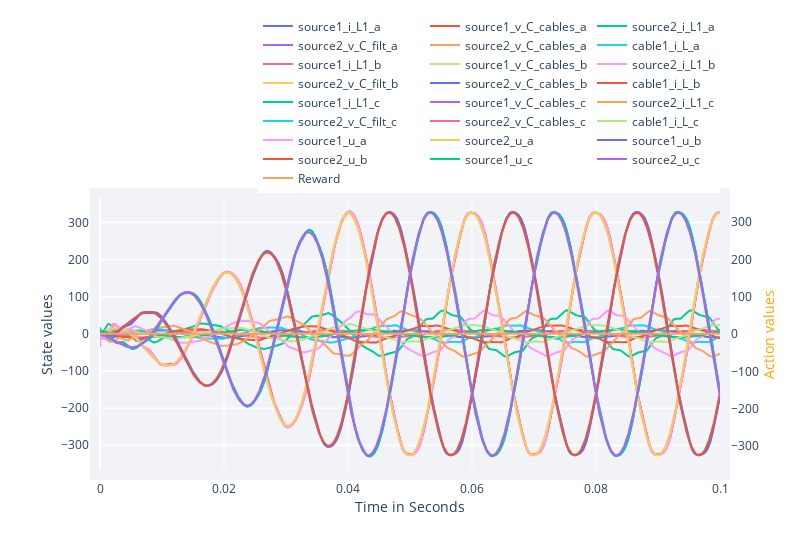

Notebook code for this chart:
### Markdown cell above
In the output the two different rewards for `classic` and `my_ddpg` can be identified.
Shown is the accumulated reward per episode. Since the `classic` gets `r = 1` per step, this reward correlates with the length of the episode while the reward for the `my_ddpg` agent is depending on the above described reward function.
After the training, the `Simulate()` function is used to run a test episode without action noise and the all states and actions are plotted:

### Code cell
hook = DataHook(collect_state_ids = env.state_ids,
                collect_action_ids = env.action_ids)

hook = Simulate(controllers, env, hook=hook)


RenderHookResults(hook = hook,
                    states_to_plot  = env.state_ids,
                    actions_to_plot = env.action_ids,
                    plot_reward=true)

### Figure 1 — Plotly figure (JSON) as saved in the notebook; plotly's stock layout.template omitted (floating-point values rounded to 4 significant figures; data arrays with more than 128 entries replaced by an {"elided": "..."} marker saying what was removed)
{"data": [{"mode": "lines", "name": "source1_i_L1_a", "type": "scatter", "x": {"elided": "1001 float values"}, "y": {"elided": "1001 float values"}}, {"mode": "lines", "name": "source1_v_C_cables_a", "type": "scatter", "x": {"elided": "1001 float values"}, "y": {"elided": "1001 float values"}}, {"mode": "lines", "name": "source2_i_L1_a", "type": "scatter", "x": {"elided": "1001 float values"}, "y": {"elided": "1001 float values"}}, {"mode": "lines", "name": "source2_v_C_filt_a", "type": "scatter", "x": {"elided": "1001 float values"}, "y": {"elided": "1001 float values"}}, {"mode": "lines", "name": "source2_v_C_cables_a", "type": "scatter", "x": {"elided": "1001 float values"}, "y": {"elided": "1001 float values"}}, {"mode": "lines", "name": "cable1_i_L_a", "type": "scatter", "x": {"elided": "1001 float values"}, "y": {"elided": "1001 float values"}}, {"mode": "lines", "name": "source1_i_L1_b", "type": "scatter", "x": {"elided": "1001 float values"}, "y": {"elided": "1001 float values"}}, {"mode": "lines", "name": "source1_v_C_cables_b", "type": "scatter", "x": {"elided": "1001 float values"}, "y": {"elided": "1001 float values"}}, {"mode": "lines", "name": "source2_i_L1_b", "type": "scatter", "x": {"elided": "1001 float values"}, "y": {"elided": "1001 float values"}}, {"mode": "lines", "name": "source2_v_C_filt_b", "type": "scatter", "x": {"elided": "1001 float values"}, "y": {"elided": "1001 float values"}}, {"mode": "lines", "name": "source2_v_C_cables_b", "type": "scatter", "x": {"elided": "1001 float values"}, "y": {"elided": "1001 float values"}}, {"mode": "lines", "name": "cable1_i_L_b", "type": "scatter", "x": {"elided": "1001 float values"}, "y": {"elided": "1001 float values"}}, {"mode": "lines", "name": "source1_i_L1_c", "type": "scatter", "x": {"elided": "1001 float values"}, "y": {"elided": "1001 float values"}}, {"mode": "lines", "name": "source1_v_C_cables_c", "type": "scatter", "x": {"elided": "1001 float values"}, "y": {"elided": "1001 float values"}}, {"mode": "lines", "name": "source2_i_L1_c", "type": "scatter", "x": {"elided": "1001 float values"}, "y": {"elided": "1001 float values"}}, {"mode": "lines", "name": "source2_v_C_filt_c", "type": "scatter", "x": {"elided": "1001 float values"}, "y": {"elided": "1001 float values"}}, {"mode": "lines", "name": "source2_v_C_cables_c", "type": "scatter", "x": {"elided": "1001 float values"}, "y": {"elided": "1001 float values"}}, {"mode": "lines", "name": "cable1_i_L_c", "type": "scatter", "x": {"elided": "1001 float values"}, "y": {"elided": "1001 float values"}}, {"mode": "lines", "name": "source1_u_a", "type": "scatter", "x": {"elided": "1001 float values"}, "y": {"elided": "1001 float values"}, "yaxis": "y2"}, {"mode": "lines", "name": "source2_u_a", "type": "scatter", "x": {"elided": "1001 float values"}, "y": {"elided": "1001 float values"}, "yaxis": "y2"}, {"mode": "lines", "name": "source1_u_b", "type": "scatter", "x": {"elided": "1001 float values"}, "y": {"elided": "1001 float values"}, "yaxis": "y2"}, {"mode": "lines", "name": "source2_u_b", "type": "scatter", "x": {"elided": "1001 float values"}, "y": {"elided": "1001 float values"}, "yaxis": "y2"}, {"mode": "lines", "name": "source1_u_c", "type": "scatter", "x": {"elided": "1001 float values"}, "y": {"elided": "1001 float values"}, "yaxis": "y2"}, {"mode": "lines", "name": "source2_u_c", "type": "scatter", "x": {"elided": "1001 float values"}, "y": {"elided": "1001 float values"}, "yaxis": "y2"}, {"mode": "lines", "name": "Reward", "type": "scatter", "x": {"elided": "1001 float values"}, "y": {"elided": "1001 int values"}, "yaxis": "y2"}], "layout": {"height": 550, "legend": {"orientation": "h", "x": 1, "xanchor": "right", "y": 1.02, "yanchor": "bottom"}, "margin": {"b": 80, "l": 100, "pad": 10, "r": 80, "t": 100}, "plot_bgcolor": "#f1f3f7", "width": 800, "xaxis": {"title": {"text": "Time in Seconds"}}, "yaxis": {"title": {"text": "State values"}}, "yaxis2": {"overlaying": "y", "side": "right", "title": "Action values", "titlefont": {"color": "orange"}}}}
